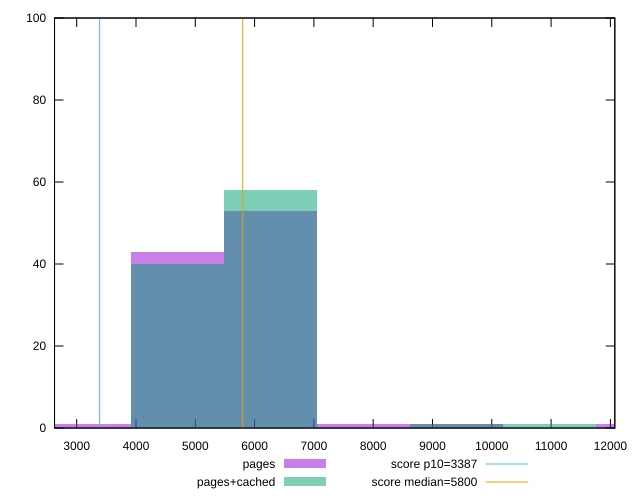

This figure's gnuplot source:
reset

$pages <<EOF
9402.784130431515 1
12537.045507242019 1
4701.392065215758 43
6268.5227536210095 53
7835.6534420262615 1
3134.2613768105048 1
EOF

$pagesCached <<EOF
10969.914818836767 1
9402.784130431515 1
6268.5227536210095 58
4701.392065215758 40
EOF

set key outside below
set boxwidth 1567.1306884052524
set xrange [2626.073507880211:12075.127829454457]
set yrange [0:100]
set trange [0:100]
set style fill transparent solid 0.5 noborder

set parametric
set terminal svg size 640, 500 enhanced background rgb 'white'
set output "report_00017_2021-02-10T15-08-03.406Z/speed-index/comparison/histogram/0_vs_1.svg"

plot $pages title "pages" with boxes, \
     $pagesCached title "pages+cached" with boxes, \
     3387,t title "score p10=3387", \
     5800,t title "score median=5800"

reset
